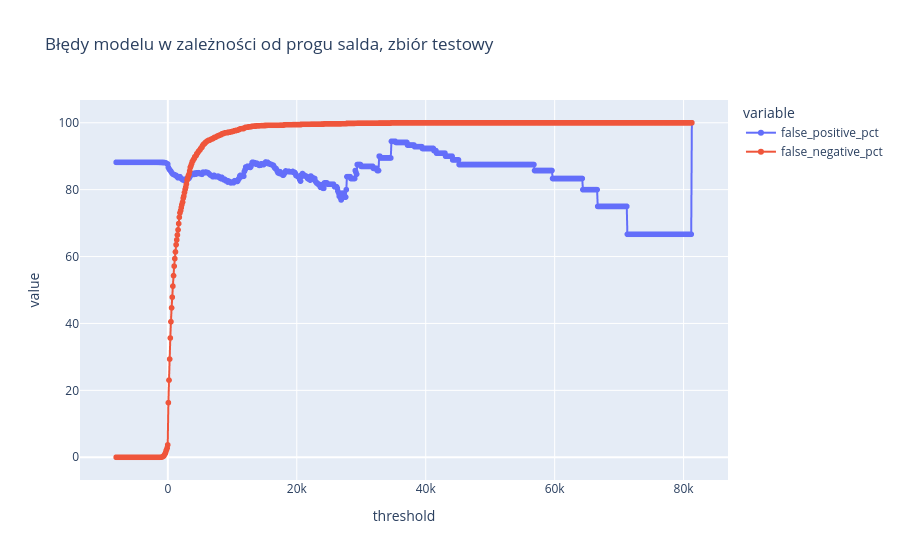

The notebook cell this image was saved under:
### Code cell
px.line(
    results_second_half,
    x="threshold",
    y=["false_positive_pct", "false_negative_pct"],
    markers=True,
    title="Błędy modelu w zależności od progu salda, zbiór testowy"
)

### Figure 1 — Plotly figure (JSON) as saved in the notebook; plotly's stock layout.template omitted (floating-point values rounded to 4 significant figures; data arrays with more than 128 entries replaced by an {"elided": "..."} marker saying what was removed)
{"data": [{"hovertemplate": "variable=false_positive_pct<br>threshold=%{x}<br>value=%{y}<extra></extra>", "legendgroup": "false_positive_pct", "line": {"color": "#636efa", "dash": "solid"}, "marker": {"symbol": "circle"}, "mode": "lines+markers", "name": "false_positive_pct", "showlegend": true, "type": "scattergl", "x": {"elided": "894 int values"}, "xaxis": "x", "y": {"elided": "894 float values"}, "yaxis": "y"}, {"hovertemplate": "variable=false_negative_pct<br>threshold=%{x}<br>value=%{y}<extra></extra>", "legendgroup": "false_negative_pct", "line": {"color": "#EF553B", "dash": "solid"}, "marker": {"symbol": "circle"}, "mode": "lines+markers", "name": "false_negative_pct", "showlegend": true, "type": "scattergl", "x": {"elided": "894 int values"}, "xaxis": "x", "y": {"elided": "894 float values"}, "yaxis": "y"}], "layout": {"legend": {"title": {"text": "variable"}, "tracegroupgap": 0}, "title": {"text": "Błędy modelu w zależności od progu salda, zbiór testowy"}, "xaxis": {"anchor": "y", "domain": [0, 1], "title": {"text": "threshold"}}, "yaxis": {"anchor": "x", "domain": [0, 1], "title": {"text": "value"}}}}
